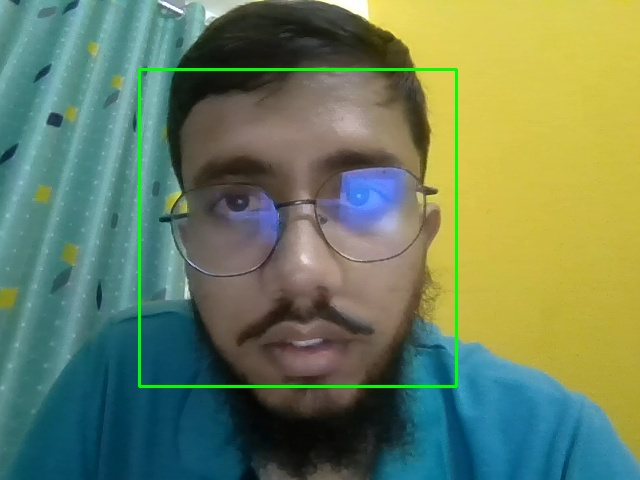
#> input picture known_faces_raw/Mohammad Amaan Ali/1.jpg, 640 x 480 px; its folder holds only this picture in this run
$ python preprocess_faces.py
#> lines starting #> are read from the running program, lines starting #| are printed output that depends on the picture
import cv2
import os

RAW_DIR = "known_faces_raw"
PROC_DIR = "known_faces_processed"
IMG_SIZE = 224

face_cascade = cv2.CascadeClassifier(
    cv2.data.haarcascades + "haarcascade_frontalface_default.xml"
)

os.makedirs(PROC_DIR, exist_ok=True)

for person in os.listdir(RAW_DIR):
    raw_person_dir = os.path.join(RAW_DIR, person)
    proc_person_dir = os.path.join(PROC_DIR, person)

    if not os.path.isdir(raw_person_dir):
        continue

    os.makedirs(proc_person_dir, exist_ok=True)

    for img_name in os.listdir(raw_person_dir):
        img_path = os.path.join(raw_person_dir, img_name)
        img = cv2.imread(img_path)
#> img is the input picture: shape (480, 640, 3); mean B, G, R 94.6, 127.6, 107.4

        if img is None:
            continue

        gray = cv2.cvtColor(img, cv2.COLOR_BGR2GRAY)
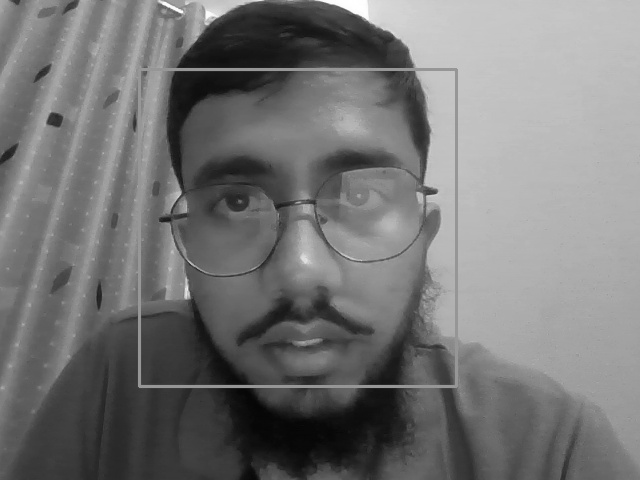
#> gray: shape (480, 640); min 4, max 255, mean 117.8
        faces = face_cascade.detectMultiScale(gray, 1.1, 4)
#> faces = [[138, 70, 320, 320]]

        if len(faces) == 0:
            continue

        x, y, w, h = faces[0]
#> x = 138; y = 70; w = 320; h = 320
        face = img[y:y+h, x:x+w]
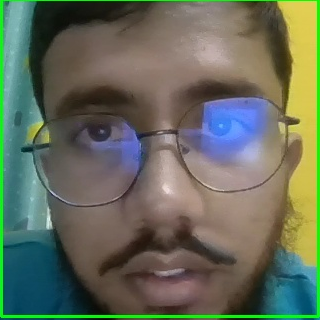
#> face: shape (320, 320, 3); mean B, G, R 91.3, 108.7, 101.5
        face = cv2.resize(face, (IMG_SIZE, IMG_SIZE))
#> face: shape (224, 224, 3)

        cv2.imwrite(os.path.join(proc_person_dir, img_name), face)

    print(f"Processed faces for {person}")

print("Preprocessing completed.")

$ run again, on known_faces_raw/Mohammad Amaan Ali/11.jpg
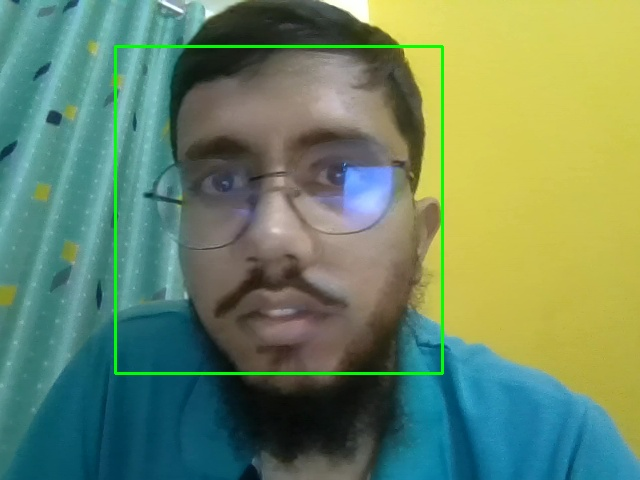
#> input picture known_faces_raw/Mohammad Amaan Ali/11.jpg, 640 x 480 px
#> img is the input picture: shape (480, 640, 3); mean B, G, R 101.7, 135.1, 107.9
#> `gray = cv2.cvtColor(img, cv2.COLOR_BGR2GRAY)`:
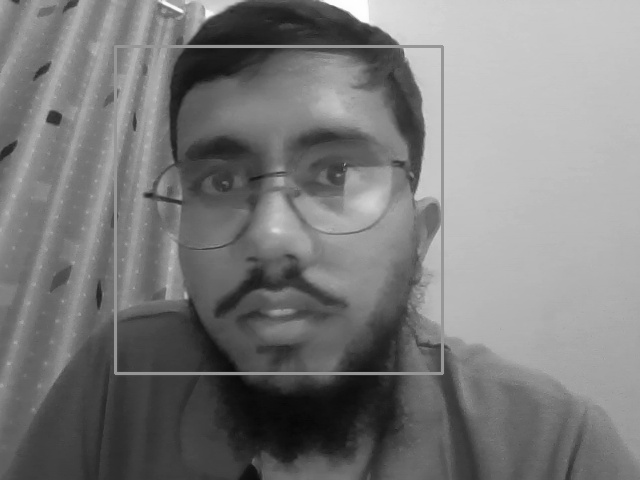
#> gray: shape (480, 640); min 6, max 255, mean 123.1
#> faces = [[113, 43, 330, 330]]
#> x = 113; y = 43; w = 330
#> `face = img[y:y+h, x:x+w]`:
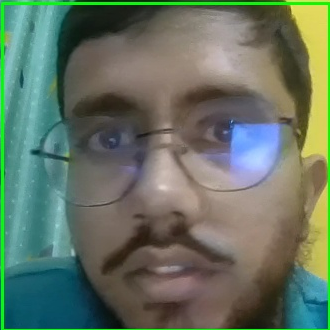
#> face: shape (330, 330, 3); mean B, G, R 98.9, 115.5, 100.6
